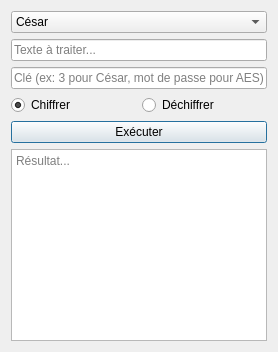
<?xml version="1.0" encoding="UTF-8"?>
<ui version="4.0">
 <class>Dialog</class>
 <widget class="QDialog" name="Dialog">
  <property name="windowTitle">
   <string>Chiffrement / Déchiffrement</string>
  </property>
  <layout class="QVBoxLayout" name="verticalLayout">
   <item>
    <widget class="QComboBox" name="comboBox_algo">
     <property name="toolTip">
      <string>Choisir l'algorithme</string>
     </property>
     <item>
      <property name="text">
       <string>César</string>
      </property>
     </item>
     <item>
      <property name="text">
       <string>AES</string>
      </property>
     </item>
    </widget>
   </item>
   <item>
    <widget class="QLineEdit" name="lineEdit_texte">
     <property name="placeholderText">
      <string>Texte à traiter...</string>
     </property>
    </widget>
   </item>
   <item>
    <widget class="QLineEdit" name="lineEdit_cle">
     <property name="placeholderText">
      <string>Clé (ex: 3 pour César, mot de passe pour AES)</string>
     </property>
    </widget>
   </item>
   <item>
    <layout class="QHBoxLayout">
     <item>
      <widget class="QRadioButton" name="radioButton_chiffrer">
       <property name="text">
        <string>Chiffrer</string>
       </property>
       <property name="checked">
        <bool>true</bool>
       </property>
      </widget>
     </item>
     <item>
      <widget class="QRadioButton" name="radioButton_dechiffrer">
       <property name="text">
        <string>Déchiffrer</string>
       </property>
      </widget>
     </item>
    </layout>
   </item>
   <item>
    <widget class="QPushButton" name="pushButton_exec">
     <property name="text">
      <string>Exécuter</string>
     </property>
    </widget>
   </item>
   <item>
    <widget class="QTextEdit" name="textEdit_resultat">
     <property name="readOnly">
      <bool>true</bool>
     </property>
     <property name="placeholderText">
      <string>Résultat...</string>
     </property>
    </widget>
   </item>
  </layout>
 </widget>
 <resources/>
 <connections/>
</ui>
